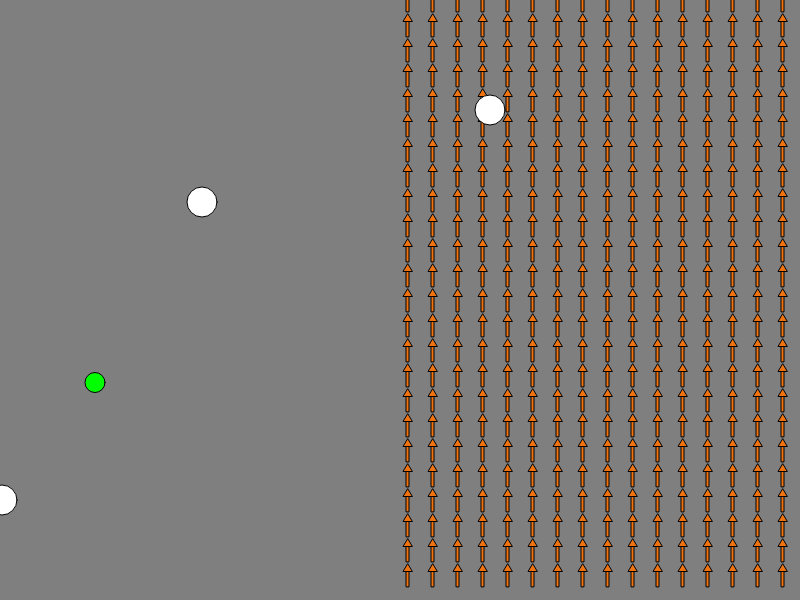
Frame 1 (no input)
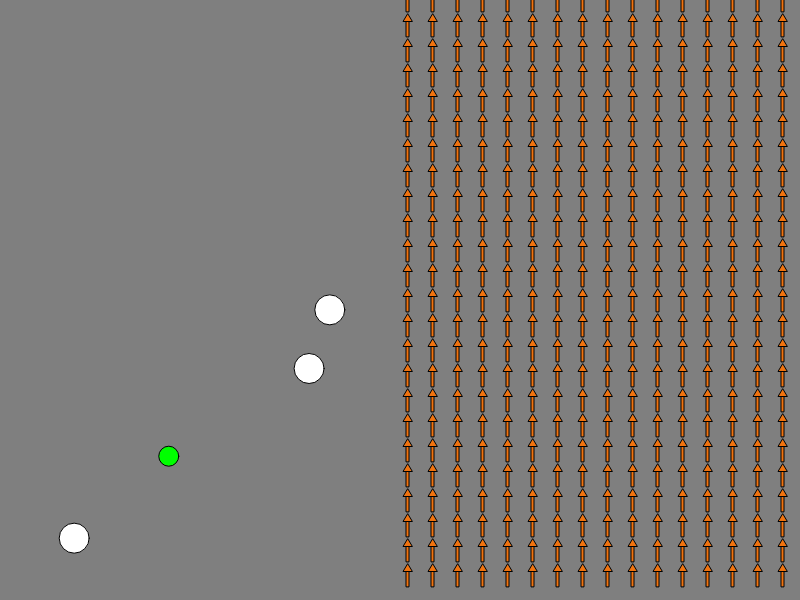
Frame 60 (no input)
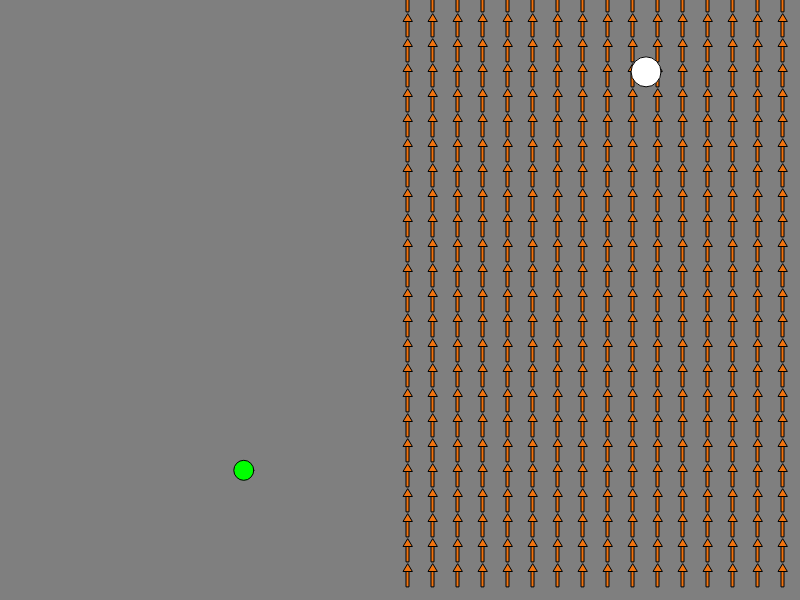
Frame 120 (the mouse pressed at the canvas centre since frame 60)

The p5.js sketch that drew these frames (run headless with seeded random() and noise() and a simulated clock; from frame 60 on, the mouse is pressed at the canvas centre):

// p5.js sketch
// ── sketch.js
particles = [];
fields = [];
time=0;
maxTime=200000;
var vec;

var tM;
function randomCrap() {
    red = [225, 100, 0];
    green = [76, 219, 129];
    blue = [0, 0, 255];
    white = [255, 255, 255];
    black = [0, 0, 0];
}
function setup() {

    rectMode(CENTER);
    //vec=new Vector(1,-1);
    tM=0;
    randomCrap();
    var uniformField = new Field(function (pos) { return new Vector(0, pos.x>200?-0.005:0); });
    var uniformTVField = new Field(function (pos) { return new Vector(pos.x>=400?0.001:0,0); });
    var xsqrField = new Field(function (pos) { return new Vector(pos.x, pos.y**2).scalarMult(0.0001); });
    
    var inwardsField=new Field(function (pos){
        let central=new Vector(400,300).sub(pos);
        return central.getUnit().scalarMult(0.1);
    }
                                                
    );
    
    createCanvas(800, 600);
    //generate particles at random locations
   /*
    for (let i = 1; i <= 50; i++) {
        let x = Math.floor(Math.random() * 800);
        let y = Math.floor(Math.random() * 600);
        let r = 30;
        let mass=50;
        mass=Math.random()*mass+10;
        tM+=mass;
        particles.push(new Particle(mass, new Vector(x, y), r));
    }
    */
   // fields.push(inwardsField);
    //particles.push(new Particle(50,new Vector(100,100),30));
    //fields.push(uniformField);
    //fields.push(customField);
    //fields.push(uniformTVField);
    //fields.push(customField);
    //fields.push(xsqrField);
    
   exampleSituation();

}
function exampleSituation()
{
       var customField=new Field(function (pos){
        if(pos.x<=400)
                return new Vector(0,0);
        else
            return new Vector(0,-1).scalarMult(0.01);
    });
    
       
       
       
       
    
    particles.push(new Particle(10,new Vector(0,500),30));
    particles.push(new Particle(5,new Vector(200,200),30));
    particles.push(new Particle(1,new Vector(500,100),30));
    tM=16; //10 + 5 + 1
    particles[0].vel.x=2;
    particles[1].vel=new Vector(1,1).scalarMult(2);
    particles[2].vel=new Vector(-1,1).scalarMult(10);
    fields.push(customField);
}
function drawCentreOfMass(pos)
{
    push();
        fill(0,255,0);
        ellipse(pos.x,pos.y,20,20);
    pop();    
}
function draw() {
    background(127);

    //Update
    for (let i = 0; i < particles.length; i++) {
        for (let j = i + 1; j < particles.length; j++) {
            applyCoulombic(particles[i], particles[j]);
            handleColl(particles[i], particles[j]);
        }
    }
    let netField;
    let com=new Vector(0,0);
    particles.forEach(function (p) {

        netField = superpose(fields, p.pos);
        p.applyForce(netField.scalarMult(p.mass));

        p.update();
        com.x+=p.pos.x*p.mass;
        com.y+=p.pos.y*p.mass;
    });
        com=com.scalarDiv(tM);
    //Draw
    drawField(fields, red, 25, 25);
    drawCentreOfMass(com);
    //vec.draw(new Vector(200,200),red);

    for (let i = 0; i < particles.length; i++)
        particles[i].draw();
    time=(time+0.05)%maxTime;
}

// ── field.js
paddingX=7.5;
paddingY=4;

class Field {
    constructor(fn_pos)
    {
        this.fn_pos=fn_pos;
    }
    getField(pos) {
        return this.fn_pos(pos);
    }
}

function drawField(fields,col,xint,yint)
{
    for(let i=0+paddingX;i<800;i+=xint)
    {
        for(let j=0+paddingY;j<600;j+=yint)
        {
            let curPos=new Vector(i,j);

            superpose(fields,curPos).draw(curPos,col);
        }
    }
}
// ── misc.js
function mapSpc(val, from_l, from_h, to_l, to_h) {

    let frac = val / (from_h - from_l);
    return to_l + frac * (to_h - to_l);
}
// ── particle.js
velThresh=10;
accThresh=20;
class Particle {
    constructor(mass, pos, rad) {
        this.mass = mass;
        this.pos = pos;
        this.rad = rad;
        this.vel = new Vector(0, 0);
        this.acc = new Vector(0, 0);
    }
    applyForce(f) {
        let newAcc=this.acc.add(f.scalarDiv(this.mass));

        if(newAcc.getMag()<=accThresh)
            this.acc=newAcc;

        //console.log("Applying");
    }
    update() {
        let newVel=this.vel.add(this.acc);

        if(newVel.getMag()<=velThresh)
            this.vel=newVel;
        
        this.pos=this.pos.add(this.vel);

    }
    draw() {
        ellipse(this.pos.x, this.pos.y, this.rad, this.rad);
    }

}
// ── physics.js
var k = 0.01;
var thresh = 5;
var constForce = 0.00001;

function applyCoulombic(p1, p2) {
    p1_pos = p1.pos;
    p2_pos = p2.pos;

    let vector_to_p1 = p1_pos.add(p2_pos.negate());
    let unit_vec_to_p1 = vector_to_p1.getUnit();

    //console.log(dist);

    let force_Mag;


    let dist = vector_to_p1.getMag();
    if (dist >= thresh) {
        force_Mag = k * p1.mass * p2.mass;
        force_Mag /= dist ** 2;
        //force_Mag=constForce;
    }
    else
        force_Mag = constForce;


    //Find force on p1 due to p2
    let forceVector = unit_vec_to_p1.negate().scalarMult(force_Mag);
    p1.applyForce(forceVector);

    //Find force on p2 due to p1
    forceVector = unit_vec_to_p1.scalarMult(force_Mag);
    p2.applyForce(forceVector);

}
function isColl(p1, p2) {
    //console.log("Radial:"+(p1.rad+p2.rad));
    //console.log("Dist:"+p1.pos.dist(p2.pos));
    if (p1.pos.dist(p2.pos) + 25 <= p1.rad + p2.rad) {
        //console.log(p1.pos.dist(p2.pos)-p1.rad-p2.rad);
        //p1.vel=new Vector(0,0);
        //p2.vel=new Vector(0,0);
        return true;
    }
    else
        return false;
}


function superpose(fields, pos) {
    let netField = new Vector(0, 0);
    for (let i = 0; i < fields.length; i++) {
        netField = netField.add(fields[i].getField(pos));
    }
    return netField;
}

function handleColl(p1, p2) {
    if (isColl(p1, p2)) {
        m1 = p1.mass;
        m2 = p2.mass;

        u1x = p1.vel.x;
        u2x = p2.vel.x;

        u1y = p1.vel.y;
        u2y = p2.vel.y;

        v1x = ((m1 - m2) / (m1 + m2)) * u1x + (2 * m2 / (m1 + m2)) * u2x;
        v1y = ((m1 - m2) / (m1 + m2)) * u1y + (2 * m2 / (m1 + m2)) * u2y;

        v2x = (2 * m1 / (m1 + m2)) * u1x - ((m1 - m2) / (m1 + m2)) * u2x;
        v2y = (2 * m1 / (m1 + m2)) * u1y - ((m1 - m2) / (m1 + m2)) * u2y;

        p1.vel = new Vector(v1x, v1y);
        p2.vel = new Vector(v2x, v2y);
    }
}
// ── vector.js
const l=15;
const w=3;
class Vector {
    constructor(x, y) {
        this.x = x;
        this.y = y;
    }
    add(v2) {
        return new Vector(this.x + v2.x, this.y + v2.y);
    }
    sub(v2)
    {
        return new Vector(this.x-v2.x,this.y-v2.y);
    }
    dist(v2) {
        return this.add(v2.negate()).getMag();
    }
    dot(v2) {
        return this.x * v2.x + this.y * v2.y;
    }
    scalarOperate(op) {
        let res = new Vector(op(this.x), op(this.y));
        return res;
    }
    scalarDiv(k) {
        /*return this.scalarOperate(function (val) {
            return val / k;
        }
        );*/
        return new Vector(this.x/k,this.y/k);
    }
    scalarMult(k) {
        /*return this.scalarOperate(function (val) {
            return val * k;
        }

        );*/
        return new Vector(this.x*k,this.y*k);
    }
    negate() {
        return this.scalarMult(-1);
    }
    getMag() {
        return Math.sqrt(this.x ** 2 + this.y ** 2);
    }
    getUnit() {
        let mag = this.getMag();
        let unitVec = this.scalarOperate(
            function (val) {
                return val / mag;
            }
        );
        return unitVec;
    }


    draw(pos,col)
    {
        let mag=this.getMag();
        if(mag==0)
            return;
        push();
            let skew_f=mapSpc(mag,0.5,100,15,0);
            skew_f=Math.abs(skew_f);
            fill(col[0]+skew_f,col[1]+skew_f,col[2]+skew_f);
            translate(pos.x,pos.y);
            
            let unitVec=this.getUnit();
            let theta=Math.atan2(unitVec.y,unitVec.x);

            rotate(theta);
            rect(0,0,l,w);
            triangle(0+l/2,w*1.5,0+l/2,-w*1.5,l,0);
        pop();
    }
}
